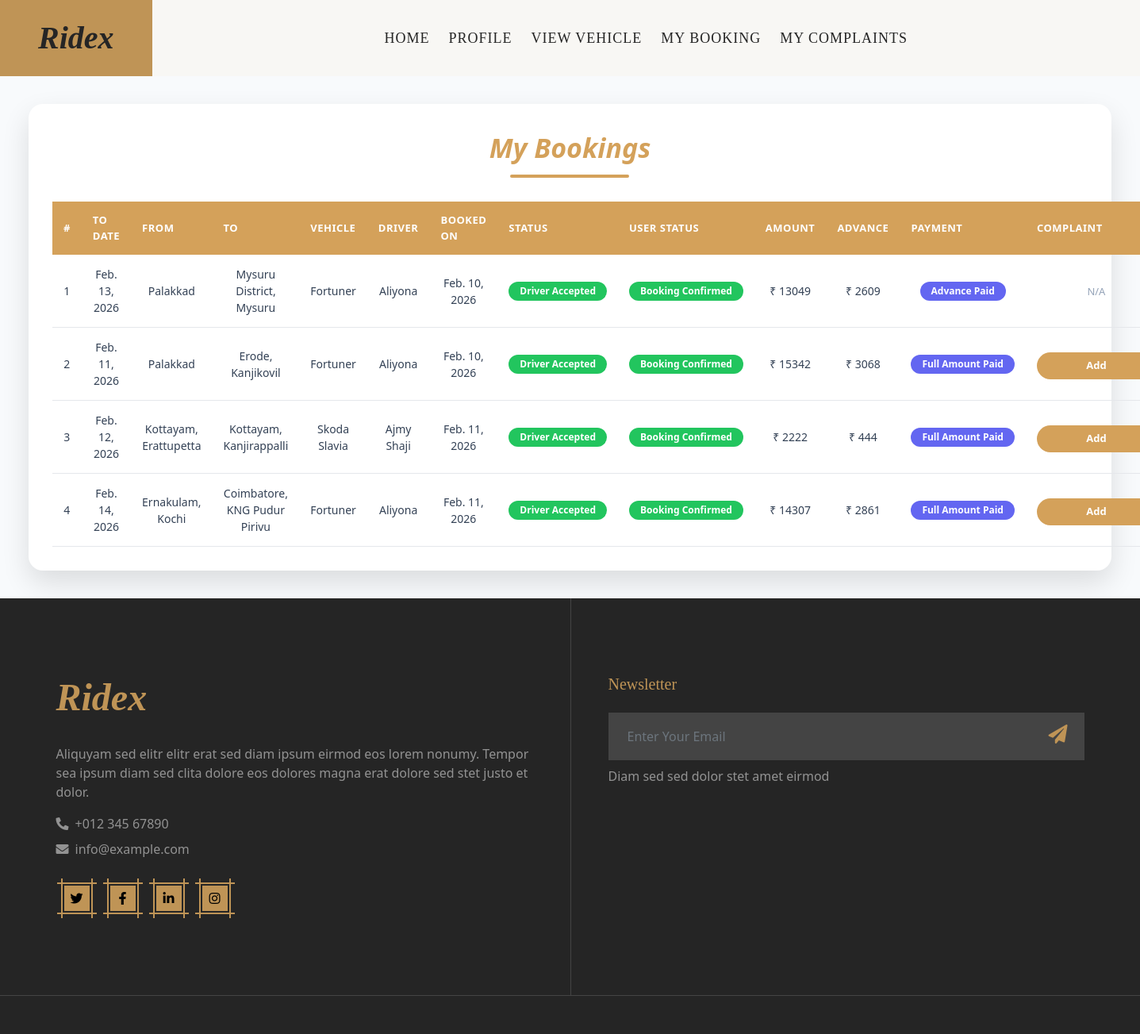
Page /User/MyBooking/ (signed in) on the earlier database version.
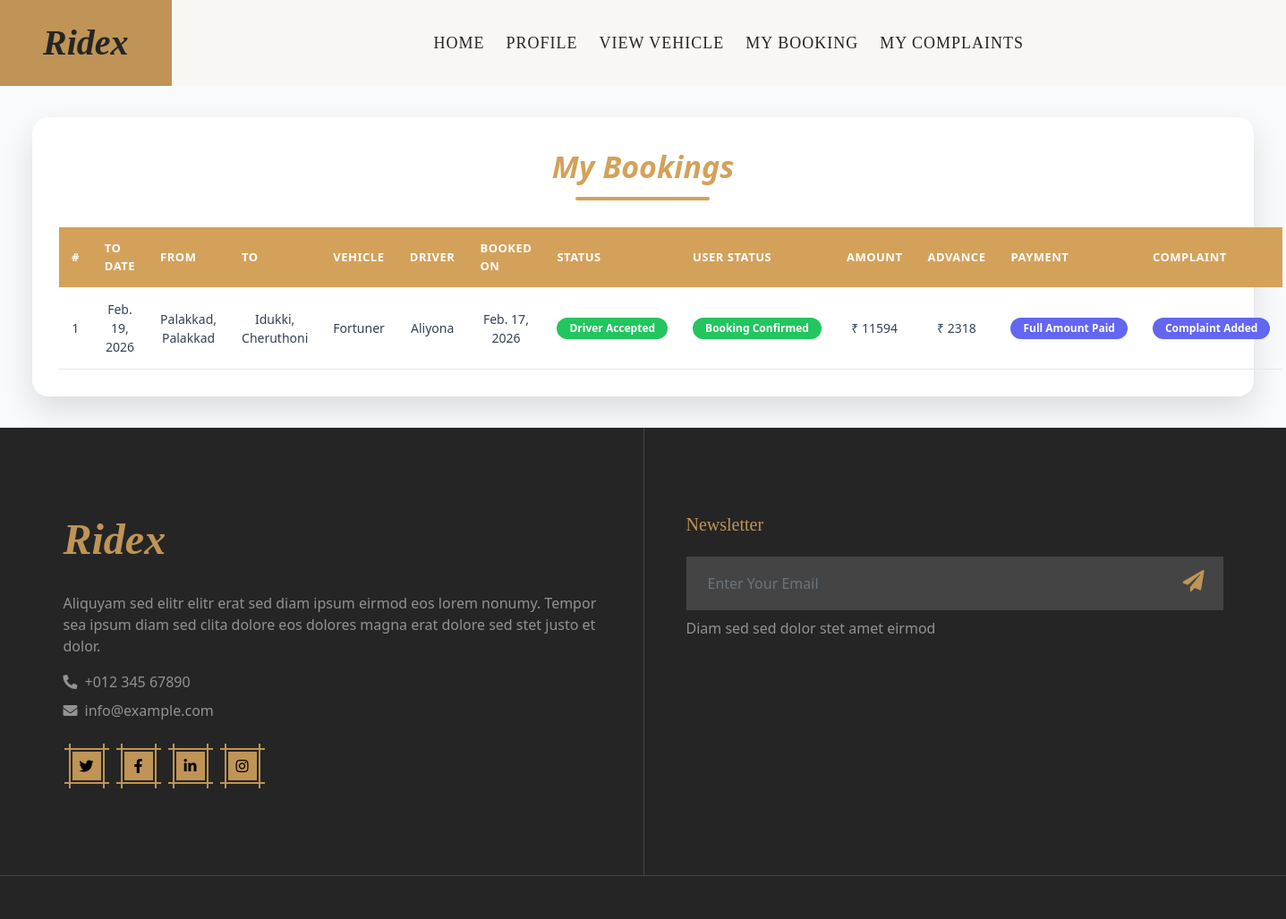
Same page on the later database version.
### User/models.py (models this page shows)
class tbl_booking(models.Model):
    booking_date=models.DateField(auto_now_add=True)
    booking_status=models.IntegerField(default=0)
    bookinguser_status=models.IntegerField(default=0)
    booking_amount=models.IntegerField(null=True)
    booking_advance=models.IntegerField(null=True)
    booking_days=models.IntegerField(null=True)
    booking_distance=models.CharField(max_length=50,null=True)
    user=models.ForeignKey(tbl_user, on_delete=models.CASCADE)
    vehicle=models.ForeignKey(tbl_vehicle,on_delete=models.CASCADE)
    booking_fromdate=models.DateField(null=True)
    booking_todate=models.DateField()
    booking_fromplace = models.CharField(max_length=200, null=True)
    booking_toplace = models.CharField(max_length=200, null=True)

### Driver/models.py (models this page shows)
class tbl_vehicle(models.Model):
    vehicle_name=models.CharField(max_length=50)
    vehicle_details=models.CharField(max_length=30)
    vehicle_photo=models.FileField(upload_to='Assets/UserDocs/')
    model=models.ForeignKey(tbl_model,on_delete=models.CASCADE)
    vehicletype=models.ForeignKey(tbl_vehicletype,on_delete=models.CASCADE)
    vehicle_baseprice=models.IntegerField()
    vehicle_kmprice=models.IntegerField()
    vehicle_status=models.IntegerField(default=0)
    vehicle_capasity=models.IntegerField()
    driver=models.ForeignKey(tbl_driver,on_delete=models.CASCADE)

### Guest/models.py (models this page shows)
class tbl_driver(models.Model):
    driver_name=models.CharField(max_length=50)
    driver_email=models.CharField(max_length=30)
    driver_contact=models.CharField(max_length=15)
    driver_address=models.CharField(max_length=30)
    driver_photo=models.FileField(upload_to='Assets/UserDocs/')
    driver_license=models.FileField(upload_to='Assets/UserDocs/')
    driver_password=models.CharField(max_length=30)
    driver_status=models.IntegerField(default=0)
    driver_doj=models.DateField(auto_now_add=True)
    place=models.ForeignKey(tbl_place,on_delete=models.CASCADE)

### User/views.py (the view)
# urls.py: path('MyBooking/',views.MyBooking,name='MyBooking'),
def MyBooking(request):
    if "uid" not in request.session:
        return redirect("Guest:Login")
    else:
        bookingdata=tbl_booking.objects.filter(user=request.session['uid'])
        userdata=tbl_user.objects.get(id=request.session['uid'])
        return render(request,"User/MyBooking.html",{'Data':userdata,'bookingdata':bookingdata})

### User/Templates/User/MyBooking.html (shortened to what this page needs)
{% extends 'User/Head.html' %}
{% block content %}
<div class="booking-container">
    <div class="page-title">My Bookings</div>
    <div class="title-line"></div>
    <table>
        <tr>
            <th>#</th>
            <th>To Date</th>
            <th>From</th>
            <th>To</th>
            <th>Vehicle</th>
            <th>Driver</th>
            <th>Booked On</th>
            <th>Status</th>
            <th>User Status</th>
            <th>Amount</th>
            <th>Advance</th>
            <th>Payment</th>
            <th>Complaint</th>
        </tr>
        {% for i in bookingdata %}
        <tr>
            <td>{{ forloop.counter }}</td>
            <td>{{ i.booking_todate }}</td>
            <td>{{ i.booking_fromplace }}</td>
            <td>{{ i.booking_toplace }}</td>
            <td>{{ i.vehicle.vehicle_name }}</td>
            <td>{{ i.vehicle.driver.driver_name }}</td>
            <td>{{ i.booking_date }}</td>
            <td>
                {% if i.booking_status == 0 %}
                <span class="badge waiting">Waiting</span>
                {% elif i.booking_status == 1 %}
                <span class="badge accepted">Driver Accepted</span>
                {% elif i.booking_status == 2 %}
                <span class="badge rejected">Driver Rejected</span>
                <!-- {% elif i.booking_status == 1 and i.booking_amount %}
                <a class="accept" href="{% url 'User:UserAccept' i.id %}">Accept</a>
                <a class="reject" href="{% url 'User:UserReject' i.id %}">Reject</a>
                {% elif i.booking_status == 3 %}
                <span class="badge accepted">Accepted</span>
                {% elif i.booking_status == 4 %}
                <span class="badge rejected">Rejected</span>
                {% elif i.booking_status == 5 %}
                <span class="badge paid">Paid</span> -->
                {% endif %}
            </td>
 <td class="action">
{% if i.booking_status == 1 %}
    {% if i.bookinguser_status == 0 %}
        <a class="btn-link" href="{% url 'User:UserAccept' i.id %}">Confirm Booking</a>
        <a class="btn-link" href="{% url 'User:UserReject' i.id %}">Cancel</a>
    {% elif i.bookinguser_status == 2 %}
        <span class="badge rejected">Rejected</span>
    {% elif i.bookinguser_status == 1 or i.bookinguser_status == 3 or i.bookinguser_status == 4 or i.bookinguser_status == 5 or i.bookinguser_status == 6 %}
        <span class="badge accepted">Booking Confirmed</span>
    {% else %}
        <span class="muted">N/A</span>
    {% endif %}
{% else %}
    <span class="muted">N/A</span>
{% endif %}
</td>
            <td>
                {% if i.booking_amount %}
                ₹ {{ i.booking_amount }}
                {% else %}
                <span class="muted">N/A</span>
                {% endif %}
            </td>
            <td>
                {% if i.booking_advance %}
                ₹ {{ i.booking_advance }}
                {% else %}
                <span class="muted">N/A</span>
                {% endif %}
            </td>
           <td>
            {% if i.bookinguser_status == 1 %}
                <a href="{% url 'User:Payment' i.id %}" class="btn-link">Pay Now</a>
            {% elif i.bookinguser_status == 2 %}
                <span class="badge rejected">Reject</span>
            {% elif i.bookinguser_status == 3 %}
                <span class="badge paid">Advance Paid</span>
            {% elif i.bookinguser_status == 4 %}
                <a href="{% url 'User:Paymentfull' i.id %}" class="btn-link">Pay Full Amount</a>
            {% elif i.bookinguser_status == 5 or i.bookinguser_status == 6 %}
                <span class="badge paid">Full Amount Paid</span>
            {% else %}
                <span class="muted">N/A</span>
            {% endif %}
            </td>
             <td>
    {% if i.bookinguser_status == 5 %}
        <a href="{% url 'User:Complaints' i.id %}" class="btn-link">Add</a>
    {% elif i.bookinguser_status == 6 %}
        <span class="badge paid">Complaint Added</span>
    {% else %}
        <span class="muted">N/A</span>
    {% endif %}
</td>
        </tr>
        {% endfor %}
    </table>
</div>
{% endblock content %}

### User/Templates/User/Head.html (shortened to what this page needs)
{% load static %}
<!DOCTYPE html>
<html lang="en">
<head>
    <link href="https://cdnjs.cloudflare.com/ajax/libs/font-awesome/5.10.0/css/all.min.css" rel="stylesheet">
    <link href="https://cdn.jsdelivr.net/npm/bootstrap-icons@1.4.1/font/bootstrap-icons.css" rel="stylesheet">
    <link href="{% static 'Driver/lib/animate/animate.min.css'%}" rel="stylesheet">
    <link href="{% static 'Driver/lib/lightbox/css/lightbox.min.css'%}" rel="stylesheet">
    <link href="{% static 'Driver/lib/owlcarousel/assets/owl.carousel.min.css'%}" rel="stylesheet">
    <link href="{% static 'Driver/css/bootstrap.min.css'%}" rel="stylesheet">
    <link href="{% static 'Driver/css/style.css'%}" rel="stylesheet">
</head>
<body>
    <div class="container-fluid bg-light sticky-top p-0">
        <nav class="navbar navbar-expand-lg navbar-light p-0">
            <a href="index.html" class="navbar-brand bg-primary py-4 px-5 me-0">
                  <h1 class="mb-0 fw-bold fst-italic">Ridex</h1>
            </a>
            <div class="collapse navbar-collapse p-3" id="navbarCollapse">
                <div class="navbar-nav mx-auto">
                    <a href="{% url 'User:HomePage' %}" class="nav-item nav-link">Home</a>
                    <a href="{% url 'User:Profile' %}" class="nav-item nav-link">Profile</a>
                    <a href="{% url 'User:Viewvehicle' %}" class="nav-item nav-link">View Vehicle</a>
                    <a href="{% url 'User:MyBooking' %}" class="nav-item nav-link">My Booking</a>
                    <a href="{% url 'User:MyComplaints' %}" class="nav-item nav-link">My Complaints</a>
            </div>
        </nav>
    </div>
     {% block content %}
     {% endblock content %}
    <div class="container-fluid footer position-relative bg-dark text-white-50 py-5 wow fadeIn" data-wow-delay="0.2s">
        <div class="container py-5">
            <div class="row g-5">
                <div class="col-lg-6 pe-lg-5">
                    <a href="index.html" class="navbar-brand">
                         <h1 class="display-5 text-primary mb-0 fw-bold fst-italic">Ridex</h1>
                    </a>
                    <p>Aliquyam sed elitr elitr erat sed diam ipsum eirmod eos lorem nonumy. Tempor sea ipsum diam sed
                        clita dolore eos dolores magna erat dolore sed stet justo et dolor.</p>
                    <p class="mb-2"><i class="fa fa-phone-alt me-2"></i>+012 345 67890</p>
                    <p><i class="fa fa-envelope me-2"></i>info@example.com</p>
                    <div class="d-flex justify-content-start mt-4">
                        <a class="btn btn-sm-square btn-primary me-3" href="#"><i class="fab fa-twitter"></i></a>
                        <a class="btn btn-sm-square btn-primary me-3" href="#"><i class="fab fa-facebook-f"></i></a>
                        <a class="btn btn-sm-square btn-primary me-3" href="#"><i class="fab fa-linkedin-in"></i></a>
                        <a class="btn btn-sm-square btn-primary me-3" href="#"><i class="fab fa-instagram"></i></a>
                    </div>
                </div>
                <div class="col-lg-6 ps-lg-5">
                    <div class="row g-4">
                        <div class="col-sm-12">
                            <h5 class="text-primary mb-4">Newsletter</h5>
                            <div class="position-relative w-100 mb-2">
                                <input class="form-control bg-secondary border-0 w-100 ps-4 pe-5" type="text"
                                    placeholder="Enter Your Email" style="height: 60px;">
                                <button type="button" class="btn shadow-none position-absolute top-0 end-0 mt-2 me-2"><i
                                        class="fa fa-paper-plane text-primary fs-4"></i></button>
                            </div>
                            <p class="mb-0">Diam sed sed dolor stet amet eirmod</p>
                        </div>
                    </div>
                </div>
            </div>
        </div>
    </div>
    <div class="container-fluid bg-dark text-white border-top border-secondary py-4 wow fadeIn" data-wow-delay="0.1s">
    </div>
</body>
</html>

### Guest/static/Driver/css/style.css (style rules this page uses)
.btn { position: relative; transition: .5s; }
.btn-sm-square { width: 32px; height: 32px; }
.btn-square, .btn-sm-square, .btn-lg-square { padding: 0; display: flex; align-items: center; justify-content: center; font-weight: normal; }
.btn-dark, .btn-primary { margin: 10px; }
.btn-primary::before, .btn-primary::after { position: absolute; content: ""; width: calc(100% + 10px); height: calc(100% + 10px); top: -5px; left: -5px; }
.btn-primary::before { top: -10px; height: calc(100% + 20px); border-left: 2px solid var(--bs-primary); border-right: 2px solid var(--bs-primary); }
.btn-primary::after { left: -10px; width: calc(100% + 20px); border-top: 2px solid var(--bs-primary); border-bottom: 2px solid var(--bs-primary); }
.sticky-top { top: -150px; transition: .5s; }
.navbar .navbar-nav .nav-link { margin: 0 12px; padding: 0; outline: none; font-family: "Playfair Display", serif; font-size: 18px; font-weight: 500; text-transform: uppercase; letter-spacing: 1px; color: var(--bs-dark); }
@media (min-width: 992px) { .footer::after { position: absolute; content: ""; width: 1px; height: 100%; top: 0; left: 50%; background: var(--bs-secondary); } }

### User/Templates/User/MyBooking.html (style rules this page uses)
body { background: #f8fafc; font-family: Segoe UI, Arial, sans-serif; }
.booking-container { width: 95%; margin: 35px auto; background: #ffffff; padding: 30px; border-radius: 18px; box-shadow: 0 15px 35px rgba(0, 0, 0, 0.12); }
.page-title { font-size: 34px; font-weight: 800; font-style: italic; text-align: center; color: #d4a15a; margin-bottom: 8px; }
.title-line { width: 150px; height: 4px; background: #d4a15a; margin: 0 auto 30px; border-radius: 4px; }
table { width: 100%; border-collapse: collapse; }
th { background: #d4a15a; color: #ffffff; padding: 14px; font-size: 13px; text-transform: uppercase; letter-spacing: 0.5px; }
td { padding: 14px; font-size: 14px; color: #334155; text-align: center; border-bottom: 1px solid #e5e7eb; }
.badge { padding: 6px 14px; border-radius: 20px; font-size: 12px; font-weight: 700; color: #ffffff; display: inline-block; min-width: 80px; }
.accepted { background: #22c55e; }
.paid { background: #6366f1; }

Differences in the rows shown:
removed tbl_booking: booking_todate "Feb. 13, 2026", booking_fromplace "Palakkad", booking_toplace "Mysuru District, Mysuru", vehicle.vehicle_name "Fortuner", vehicle.driver.driver_name "Aliyona", booking_date "Feb. 10, 2026", booking_status "Driver Accepted", booking_amount "13049", booking_advance "2609", bookinguser_status "Advance Paid"
removed tbl_booking: booking_todate "Feb. 11, 2026", booking_fromplace "Palakkad", booking_toplace "Erode, Kanjikovil", vehicle.vehicle_name "Fortuner", vehicle.driver.driver_name "Aliyona", booking_date "Feb. 10, 2026", booking_status "Driver Accepted", booking_amount "15342", booking_advance "3068", bookinguser_status "Full Amount Paid"
removed tbl_booking: booking_todate "Feb. 12, 2026", booking_fromplace "Kottayam, Erattupetta", booking_toplace "Kottayam, Kanjirappalli", vehicle.vehicle_name "Skoda Slavia", vehicle.driver.driver_name "Ajmy Shaji", booking_date "Feb. 11, 2026", booking_status "Driver Accepted", booking_amount "2222", booking_advance "444", bookinguser_status "Full Amount Paid"
removed tbl_booking: booking_todate "Feb. 14, 2026", booking_fromplace "Ernakulam, Kochi", booking_toplace "Coimbatore, KNG Pudur Pirivu", vehicle.vehicle_name "Fortuner", vehicle.driver.driver_name "Aliyona", booking_date "Feb. 11, 2026", booking_status "Driver Accepted", booking_amount "14307", booking_advance "2861", bookinguser_status "Full Amount Paid"
added tbl_booking: booking_todate "Feb. 19, 2026", booking_fromplace "Palakkad, Palakkad", booking_toplace "Idukki, Cheruthoni", vehicle.vehicle_name "Fortuner", vehicle.driver.driver_name "Aliyona", booking_date "Feb. 17, 2026", booking_status "Driver Accepted", booking_amount "11594", booking_advance "2318", bookinguser_status "Full Amount Paid"
